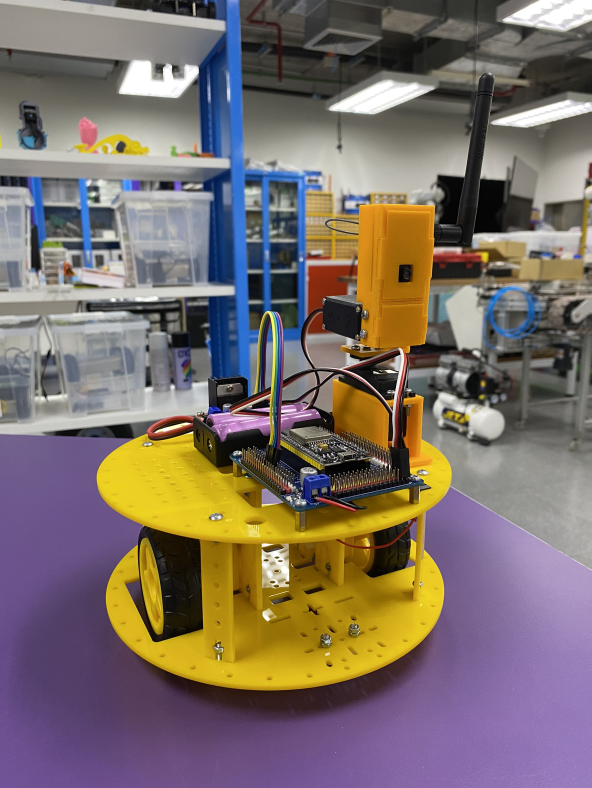
#> input picture filter/bot.jpg, 1774 x 2364 px, found by its file name (shown at 1/3 size)
$ python motion_blurv2.py
#> lines starting #> are read from the running program, lines starting #| are printed output that depends on the picture
import cv2 as cv
import numpy as np

# กำหนดขนาดและทิศทางของ Motion Blur
kernel_size = 3
angle = 60

# สร้างเมตริกซ์ว่างที่มีขนาด kernel_size x kernel_size
kernel = np.zeros((kernel_size, kernel_size))

# คำนวณตำแหน่งศูนย์กลางของเมตริกซ์
center = (kernel_size - 1) / 2

# คำนวณค่าสำหรับทิศทางและระยะที่จะสร้าง Motion Blur
theta = np.radians(angle)
distance = int((kernel_size - 1) / 2)

# กำหนดค่าสำหรับ Motion Blur ในเมตริกซ์
for i in range(kernel_size):
    for j in range(kernel_size):
        x = i - center
        y = j - center
        if np.abs(np.sin(theta) * x - np.cos(theta) * y) <= distance:
            kernel[i, j] = 1 / (2 * distance + 1)

# โหลดภาพ
image = cv.imread('filter/bot.jpg')
#> image is the input picture: shape (2364, 1774, 3); mean B, G, R 104.9, 111.3, 123.8
image = cv.resize(image,(600,600))
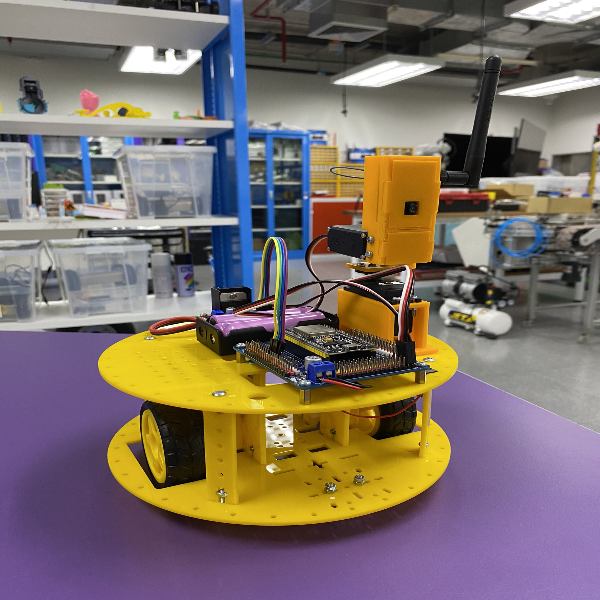
#> image: shape (600, 600, 3); mean B, G, R 104.8, 111.2, 123.7

# กรองภาพโดยใช้ Motion Blur
blurred_image = cv.filter2D(image, -1, kernel)
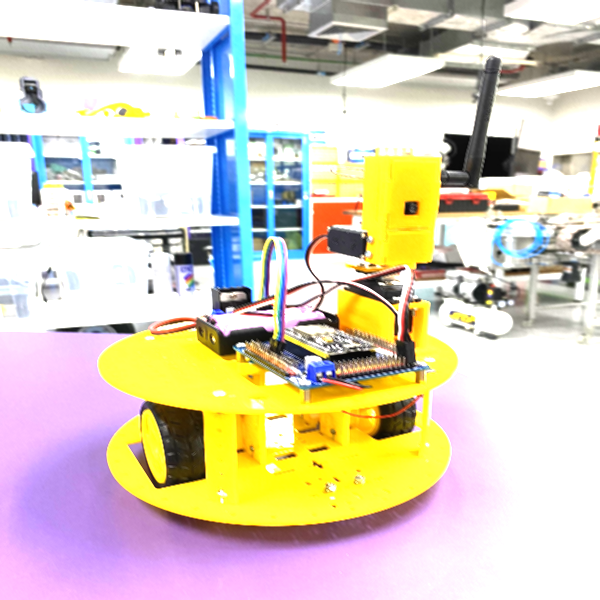
#> blurred_image: shape (600, 600, 3); mean B, G, R 188, 207.7, 216.6

# แสดงผลลัพธ์
cv.imshow('Motion Blur Image', blurred_image)
cv.waitKey(0)
cv.destroyAllWindows()
